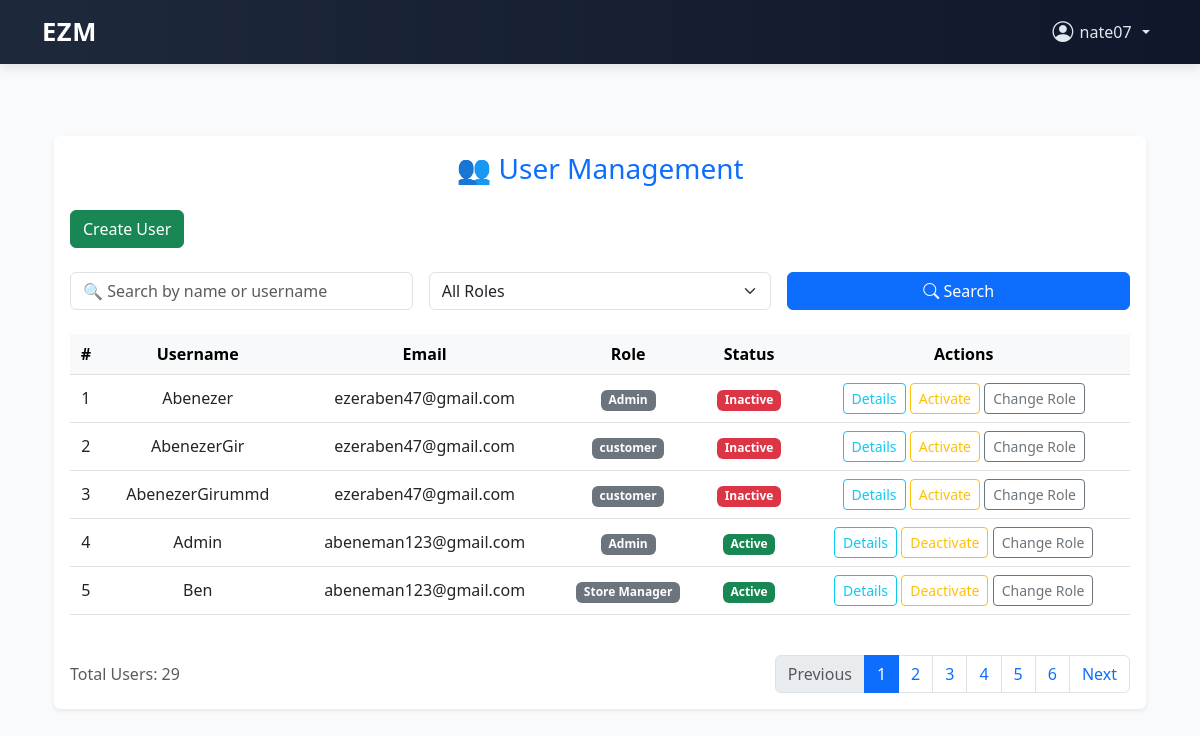
Page /users/admin/manage-users/ (signed in) on the committed database.
### users/models.py (models this page shows)
class CustomUser(AbstractUser):
    ROLE_CHOICES = [
        ('admin', 'Admin'),
        ('head_manager', 'Head Manager'),
        ('store_manager', 'Store Manager'),
        ('cashier', 'Cashier'),
    ]
    role = models.CharField(max_length=20, choices=ROLE_CHOICES)
    store = models.ForeignKey('store.Store', on_delete=models.SET_NULL, null=True, blank=True) # Add this line
    is_first_login = models.BooleanField(default=True)
    phone_number = models.CharField(max_length=20, blank=True)

### users/views.py (the view)
# urls.py: path('admin/manage-users/', manage_users, name='manage_users'),
@user_passes_test(is_admin)
def manage_users(request):
    search_query = request.GET.get('search', '')
    role_filter = request.GET.get('role', '')
    page_number = request.GET.get('page')
    users = User.objects.all()
    if search_query:
        users = users.filter(
            Q(username__icontains=search_query) |
            Q(first_name__icontains=search_query) |
            Q(last_name__icontains=search_query)
        )
    if role_filter:
        users = users.filter(role=role_filter)
    paginator = Paginator(users.order_by('username'), 5)
    page_obj = paginator.get_page(page_number)
    context = {
        'users': page_obj.object_list,
        'page_obj': page_obj,
        'paginator': paginator,
        'is_paginated': page_obj.has_other_pages(),
        'search_query': search_query,
        'role_filter': role_filter,
        'total_users': users.count(),
        'is_admin': role_filter == 'admin',
        'is_head_manager': role_filter == 'head_manager',
        'is_store_manager': role_filter == 'store_manager',
        'is_cashier': role_filter == 'cashier',
    }
    logger.debug(f"page_obj: {page_obj}")
    logger.debug(f"page_obj.paginator.page_range: {page_obj.paginator.page_range}")
    return render(request, 'admin/manage_users.html', context)

### users/views.py (called while the page is built)
def is_admin(user):
    return user.is_authenticated and user.role == 'admin'

### templates/admin/manage_users.html (shortened to what this page needs)
{% extends 'base.html' %}
{% block content %}
<div class="container py-5">
  <div class="card shadow-sm border-0">
    <div class="card-body">
      <h3 class="text-center text-primary mb-4">👥 User Management</h3>
      <a href="{% url 'create_user' %}" class="btn btn-success mb-4">Create User</a>
      <form method="GET" class="row gy-2 gx-3 align-items-center mb-4">
        <div class="col-md-4">
          <input type="text" name="search" value="{{ request.GET.search }}" class="form-control"
            placeholder="🔍 Search by name or username">
        </div>
        <div class="col-md-4">
          <select name="role" class="form-select">
            <option value="">All Roles</option>
          </select>
        </div>
        <div class="col-md-4">
          <button type="submit" class="btn btn-primary w-100"><i class="bi bi-search"></i> Search</button>
        </div>
      </form>
      <div class="table-responsive">
        <table class="table table-hover align-middle text-center">
          <thead class="table-light">
            <tr>
              <th>#</th>
              <th>Username</th>
              <th>Email</th>
              <th>Role</th>
              <th>Status</th>
              <th>Actions</th>
            </tr>
          </thead>
          <tbody>
            {% for user in users %}
            <tr>
              <td>{{ forloop.counter0|add:page_obj.start_index }}</td>
              <td>{{ user.username }}</td>
              <td>{{ user.email }}</td>
              <td><span class="badge bg-secondary">{{ user.get_role_display }}</span></td>
              <td>
                {% if user.is_active %}
                <span class="badge bg-success">Active</span>
                {% else %}
                <span class="badge bg-danger">Inactive</span>
                {% endif %}
              </td>
              <td>
                <a href="{% url 'view_user_detail' user.id %}" class="btn btn-outline-info btn-sm">Details</a>
                <a href="{% url 'toggle_user_status' user.id %}" class="btn btn-outline-warning btn-sm"
                  onclick="return confirm('Are you sure you want to {% if user.is_active %}deactivate{% else %}activate{% endif %} this user?');">
                  {% if user.is_active %}Deactivate{% else %}Activate{% endif %}
                </a>
                <a href="{% url 'change_user_role' user.id %}" class="btn btn-outline-secondary btn-sm">Change Role</a>
              </td>
            </tr>
            {% empty %}
            <tr>
              <td colspan="7" class="text-muted">No users found.</td>
            </tr>
            {% endfor %}
          </tbody>
        </table>
      </div>
      <div class="d-flex justify-content-between align-items-center mt-4">
        <div class="text-muted">
          Total Users: {{ total_users }}
        </div>
        <nav>
          <ul class="pagination mb-0">
            {% if page_obj.has_previous %}
            <li class="page-item">
              <a class="page-link"
                href="?page={{ page_obj.previous_page_number }}&search={{ request.GET.search }}&role={{ request.GET.role }}">Previous</a>
            </li>
            {% else %}
            <li class="page-item disabled"><span class="page-link">Previous</span></li>
            {% endif %}
            {% for num in page_obj.paginator.page_range %}
            {% if page_obj.number == num %}
            <li class="page-item active"><span class="page-link">{{num}}</span></li>
            {% else %}
            <li class="page-item">
              <a class="page-link" href="?page={{ num }}&search={{ request.GET.search }}&role={{ request.GET.role }}">
                {{num }}</a>
            </li>
            {% endif %}
            {% endfor %}
            {% if page_obj.has_next %}
            <li class="page-item">
              <a class="page-link"
                href="?page={{ page_obj.next_page_number }}&search={{ request.GET.search }}&role={{ request.GET.role }}">Next</a>
            </li>
            {% else %}
            <li class="page-item disabled"><span class="page-link">Next</span></li>
            {% endif %}
          </ul>
        </nav>
      </div>
    </div>
  </div>
</div>
{% endblock %}

### templates/base.html (shortened to what this page needs)
<!DOCTYPE html>
<html lang="en">
<head>
  <link href="https://cdn.jsdelivr.net/npm/bootstrap@5.3.0/dist/css/bootstrap.min.css" rel="stylesheet" />
  <link href="https://cdn.jsdelivr.net/npm/bootstrap-icons@1.10.5/font/bootstrap-icons.css" rel="stylesheet" />
</head>
<body>
  <nav class="navbar navbar-expand-lg navbar-custom">
    <div class="container">
      <a class="navbar-brand" href="{% url 'login' %}">EZM</a>
      <div class="collapse navbar-collapse justify-content-end" id="navbarContent">
        <ul class="navbar-nav align-items-center">
          {% if user.is_authenticated %}
          <li class="nav-item dropdown">
            <a class="nav-user-dropdown nav-link dropdown-toggle" href="#" id="userDropdown" role="button"
              data-bs-toggle="dropdown" aria-expanded="false">
              <i class="bi bi-person-circle nav-user-icon"></i> {{ user.username }}
            </a>
          </li>
          {% else %}
          <li class="nav-item me-2">
            <a class="nav-link btn btn-light text-dark px-3" href="{% url 'login' %}">Login</a>
          </li>
          {% endif %}
        </ul>
      </div>
    </div>
  </nav>
  <div class="container py-4">
    {% block content %}{% endblock %}
  </div>
</body>
</html>

### templates/base.html (style rules this page uses)
body { background-color: #f8fafc; font-family: 'Segoe UI', sans-serif; }
.navbar-custom { background: linear-gradient(to right, #1e293b, #0f172a); box-shadow: 0 4px 12px rgba(0, 0, 0, 0.1); }
.navbar-brand { font-weight: 700; font-size: 1.6rem; letter-spacing: 0.5px; color: #ffffff !important; transition: color 0.3s ease; }
.nav-link { color: #e2e8f0 !important; }
.nav-user-dropdown { color: #fff; cursor: pointer; display: flex; align-items: center; gap: 0.4rem; font-weight: 500; user-select: none; }
.nav-user-icon { font-size: 1.3rem; }

### rows in the picture
CustomUser: username "nate07"
CustomUser: username "Abenezer", email "ezeraben47@gmail.com", role "Admin", is_active "Inactive"
CustomUser: username "AbenezerGir", email "ezeraben47@gmail.com", role "customer", is_active "Inactive"
CustomUser: username "AbenezerGirummd", email "ezeraben47@gmail.com", role "customer", is_active "Inactive"
CustomUser: username "Admin", email "abeneman123@gmail.com", role "Admin", is_active "Active"
CustomUser: username "Ben", email "abeneman123@gmail.com", role "Store Manager", is_active "Active"

### other values in the picture
{{ total_users }} "29"
{{ num }} "1"
{{ num }} "2" "3" "4" "5" "6"
